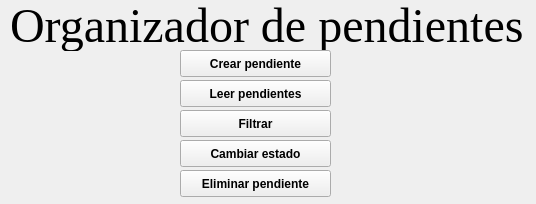
<?xml version="1.0" encoding="UTF-8"?>
<ui version="4.0">
 <class>MainWindow</class>
 <widget class="QMainWindow" name="MainWindow">
  <property name="geometry">
   <rect>
    <x>0</x>
    <y>0</y>
    <width>536</width>
    <height>204</height>
   </rect>
  </property>
  <property name="windowTitle">
   <string>Menu</string>
  </property>
  <property name="windowIcon">
   <iconset theme="QIcon::ThemeIcon::FormatJustifyCenter"/>
  </property>
  <widget class="QWidget" name="centralwidget">
   <widget class="QLabel" name="tituloMain">
    <property name="geometry">
     <rect>
      <x>10</x>
      <y>0</y>
      <width>521</width>
      <height>51</height>
     </rect>
    </property>
    <property name="font">
     <font>
      <family>Times New Roman</family>
      <pointsize>36</pointsize>
     </font>
    </property>
    <property name="text">
     <string>Organizador de pendientes</string>
    </property>
   </widget>
   <widget class="QPushButton" name="botonCrear">
    <property name="geometry">
     <rect>
      <x>180</x>
      <y>50</y>
      <width>151</width>
      <height>27</height>
     </rect>
    </property>
    <property name="font">
     <font>
      <bold>true</bold>
     </font>
    </property>
    <property name="cursor">
     <cursorShape>PointingHandCursor</cursorShape>
    </property>
    <property name="text">
     <string>Crear pendiente</string>
    </property>
   </widget>
   <widget class="QPushButton" name="botonLeer">
    <property name="geometry">
     <rect>
      <x>180</x>
      <y>80</y>
      <width>151</width>
      <height>27</height>
     </rect>
    </property>
    <property name="font">
     <font>
      <bold>true</bold>
     </font>
    </property>
    <property name="cursor">
     <cursorShape>PointingHandCursor</cursorShape>
    </property>
    <property name="text">
     <string>Leer pendientes</string>
    </property>
   </widget>
   <widget class="QPushButton" name="botonCambiar">
    <property name="geometry">
     <rect>
      <x>180</x>
      <y>140</y>
      <width>151</width>
      <height>27</height>
     </rect>
    </property>
    <property name="font">
     <font>
      <bold>true</bold>
     </font>
    </property>
    <property name="cursor">
     <cursorShape>PointingHandCursor</cursorShape>
    </property>
    <property name="text">
     <string>Cambiar estado</string>
    </property>
   </widget>
   <widget class="QPushButton" name="botonEliminar">
    <property name="geometry">
     <rect>
      <x>180</x>
      <y>170</y>
      <width>151</width>
      <height>27</height>
     </rect>
    </property>
    <property name="font">
     <font>
      <bold>true</bold>
     </font>
    </property>
    <property name="cursor">
     <cursorShape>PointingHandCursor</cursorShape>
    </property>
    <property name="text">
     <string>Eliminar pendiente</string>
    </property>
   </widget>
   <widget class="QPushButton" name="botonFiltrar">
    <property name="geometry">
     <rect>
      <x>180</x>
      <y>110</y>
      <width>151</width>
      <height>27</height>
     </rect>
    </property>
    <property name="font">
     <font>
      <bold>true</bold>
     </font>
    </property>
    <property name="cursor">
     <cursorShape>PointingHandCursor</cursorShape>
    </property>
    <property name="text">
     <string>Filtrar</string>
    </property>
   </widget>
  </widget>
 </widget>
 <resources/>
 <connections/>
</ui>
